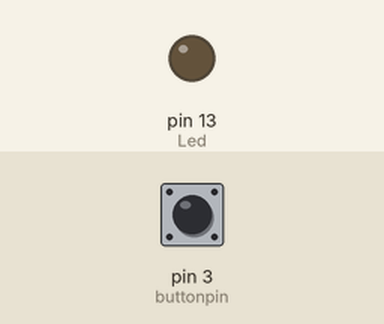
Bench run of a sketch on a simulated Arduino Uno, built with avr-gcc and run on an emulated ATmega328P. Parts: output pins drawn as LEDs (lit = HIGH). The test bench sets the inputs (shaded band); at power-on: pin 3 (buttonpin) HIGH.

Above: at 1.2 s.
1.3 s: pin 3 (buttonpin) pulled LOW for 0.15 s
At 1.37 s:
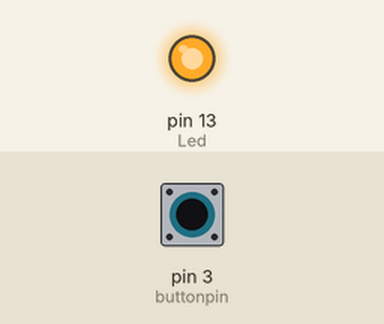
2.9 s: pin 3 (buttonpin) pulled LOW for 3.2 s
At 6.9 s:
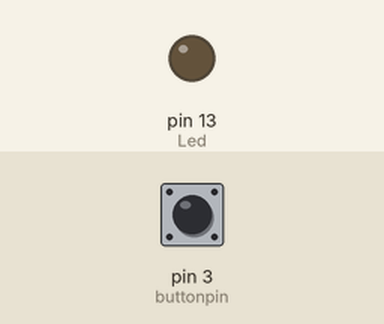
Timing chart, 0 to 8.4 s (numbered marks = the images above; inputs shaded):
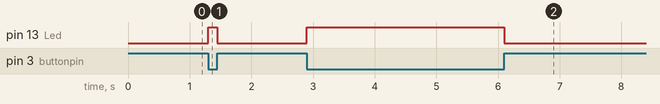

The sketch:

26.Reed_Switch.ino
```cpp
int Led = 13;      //define LED interface
int buttonpin = 3; //define magnetic ring sensor interface
int val;           //define digital variable val
void setup()
{
    pinMode(Led, OUTPUT);      //define LED as output interface
    pinMode(buttonpin, INPUT); //define magnetic ring sensor as output interface
}
void loop()
{
    val = digitalRead(buttonpin); // read and assign the value of digital interface 3 to val
    if (val == LOW)              //When a signal is detected by magnetic ring sensor, LED will flash
    {
    digitalWrite(Led, HIGH);
    }
    else
    {
    digitalWrite(Led, LOW);
    }
}
```

Measured:
- after the input at 1.3 s, pin 13 (Led): LOW → HIGH at once, → LOW 0.15 s later
- after the input at 2.9 s, pin 13 (Led): LOW → HIGH at once, → LOW 3.2 s later
